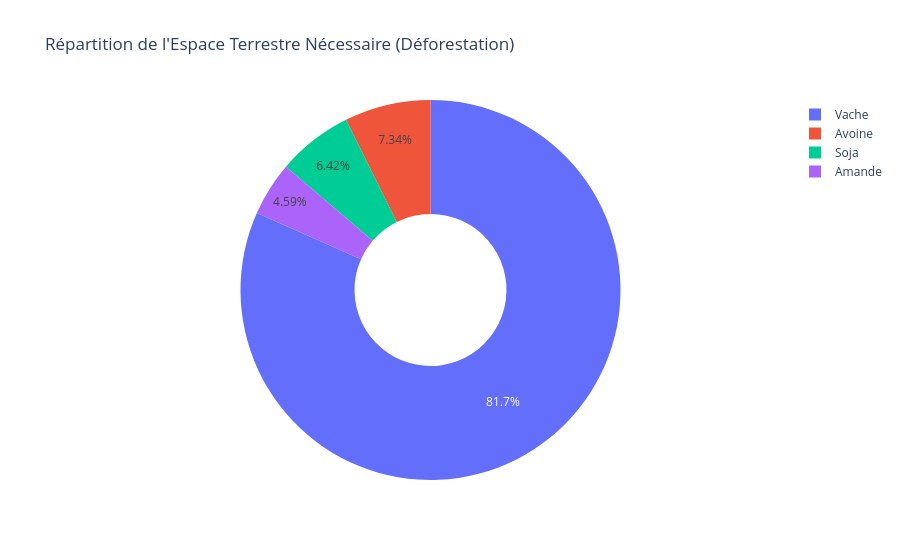

The code cell stored with this chart in its notebook:
### Code cell
fig3 = px.pie(
    df_new, 
    names='Type de Lait', 
    values='Terre_m2',
    title="Répartition de l'Espace Terrestre Nécessaire (Déforestation)",
    hole=0.4 # Ça transforme le camembert en "Donut", c'est beaucoup plus moderne et stylé !
)

fig3.show()

### Figure 1 — Plotly figure (JSON) as saved in the notebook; plotly's stock layout.template omitted (floating-point values rounded to 4 significant figures)
{"data": [{"domain": {"x": [0, 1], "y": [0, 1]}, "hole": 0.4, "hovertemplate": "Type de Lait=%{label}<br>Terre_m2=%{value}<extra></extra>", "labels": ["Vache", "Amande", "Avoine", "Soja"], "legendgroup": "", "name": "", "showlegend": true, "type": "pie", "values": [8.9, 0.5, 0.8, 0.7]}], "layout": {"legend": {"tracegroupgap": 0}, "title": {"text": "Répartition de l'Espace Terrestre Nécessaire (Déforestation)"}}}
